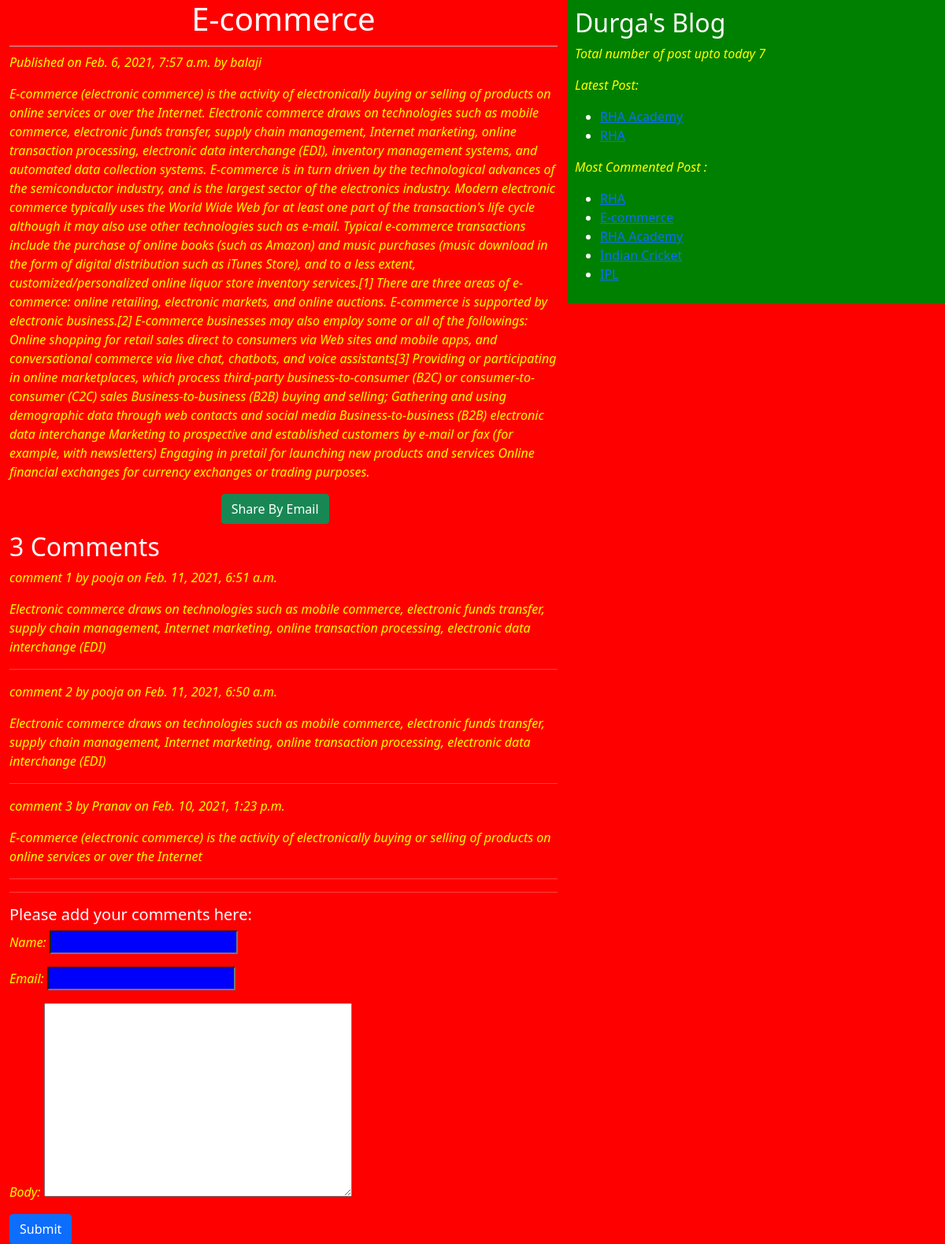
Screenshot of /2021/02/06/e-commerce/ with the database file from the repository.
### blog/models.py (models this page shows, shortened)
class Post(models.Model):
    STATUS_CHOICES = (('draft','Draft'),('published','Published'))
    title = models.CharField(max_length=250)
    status = models.CharField(max_length=9,choices=STATUS_CHOICES,default='draft')
    author = models.ForeignKey(User,related_name='blog_post',on_delete=models.DO_NOTHING)
    slug = models.SlugField(max_length=250,unique_for_date='publish')
    body = models.TextField()
    publish = models.DateTimeField(default=timezone.now)
    created = models.DateTimeField(auto_now_add=True)
    updated = models.DateTimeField(auto_now=True)
    objects = CustomManager()
    tags = TaggableManager()
    class Meta:
        ordering = ('-publish',)
    def get_absolute_url(self):
        return reverse('post_detail',args=[self.publish.year, self.publish.strftime('%m'), self.publish.strftime('%d'), self.slug])

class Comment(models.Model):
    post = models.ForeignKey(Post,related_name='comments',on_delete=models.DO_NOTHING)
    name = models.CharField(max_length=20)
    email = models.EmailField()
    body = models.TextField()
    created = models.DateTimeField(auto_now_add=True)
    updated = models.DateTimeField(auto_now=True)
    active = models.BooleanField(default=True)
    class Meta:
        ordering = ('-created',)

### blog/views.py (the view)
# urls.py: url(r'^(?P<year>\d{4})/(?P<month>\d{2})/(?P<day>\d{2})/(?P<post>[-\w]+)/$',views.post_detail,name='post_detail'),
def post_detail(request,year,month,day,post):
    post_match = get_object_or_404(Post,slug=post,status='published',
                                   publish__year=year,
                                   publish__month=month,
                                   publish__day=day
                                   )
    comments = post_match.comments.filter(active=True)
    csubmit = False
    form = CommentForm()
    if request.method == 'POST':
        form = CommentForm(request.POST)
        if form.is_valid():
            new_comment = form.save(commit=False)   # get new coment but dont save in db
            new_comment.post = post_match
            new_comment.save()
            csubmit = True
    else:
         form = CommentForm()
    return render(request,'blog/post_detail.html',{'post':post_match,'form':form,'csubmit':csubmit,'comments':comments})

### blog/forms.py
class CommentForm(forms.ModelForm):
    class Meta:
        model = Comment
        fields = ('name', 'email' ,'body')

### blog/models.py (called while the page is built)
    def get_queryset(self):
        return super().get_queryset().filter(status="published")

### blog/templatetags/blog_tags.py (called while the page is built)
@register.simple_tag(name='count_tag')
def total_post():
    return Post.objects.count()

@register.inclusion_tag('blog/latest_post123.html')
def show_latest_post(count=3):
    latest_post = Post.objects.order_by('-publish')[:count]
    return {'latest_post':latest_post}

@register.inclusion_tag('blog/latest_post123.html')
def most_commented_post(count=5):
    most_Commented_post =  Post.objects.annotate(total_comments = Count('comments')).order_by('-total_comments')[:count]
    return {'latest_post':most_Commented_post}

### Templates/blog/post_detail.html (shortened to what this page needs)
<!DOCTYPE html>
{% extends 'blog/Base.html' %}
{% block container %}
        <h1>{{post.title}}</h1>
                <p>Published on {{post.publish}} by {{post.author}}</p>
        <p>{{post.body}}</p>
        <div class="container" align="Right">
                <a href="/{{post.id}}/share" class="btn btn-primary btn-success">Share By Email</a>
        </div><br><br>
       {% with comments.count as comment_count %}
                <h2>{{comment_count}} Comment{{comment_count|pluralize}}</h2>
       {% endwith %}
        {% if comments %}
                {% for comment in comments %}
                        <p>comment {{forloop.counter }} by {{comment.name}} on {{comment.created}} </p>
                        <p>{{comment.body|linebreaks}}</p>
                        <hr>
                {% endfor %}
        {% else %}
                <h4>No Comments found..!!</h4>
        {% endif %}
        <hr>
        {% if csubmit %}
                <p>Your Comment added Successfully </p>
        {% else %}
                <h5>Please add your comments here:</h5>
                <form method="post">
                        {{form.as_p}}
                        <input type="submit" class="btn btn-primary ">
                </form>
        {% endif %}
{% endblock %}

### Templates/blog/latest_post123.html
<ul>
    {% for post in latest_post %}
        <li> <a href="{{post.get_absolute_url}}"> {{post.title}}</a></li>
    {% endfor %}
</ul>

### static/css/blog.css (style rules this page uses)
.container { width:60%; float:left; padding: 0 0 0 30p; background:red; height:100%; }
p { font-style:italic; color:yellow; }
h1 { text-align: center; border-bottom: 1px solid #bbb; padding-bottom:10px; }
a { color:#0bff207; }
body { color:white; background:red; }
input { background:blue; color:white; }

### rows the page displays
Post: publish "Feb. 6, 2021, 7:57 a.m.", author "balaji", body "E-commerce (electronic commerce) is the activity of electronically buying or selling of products on online services or over the Internet. Electronic commerce draws on technologies such as mobile commerce, electronic funds transfer, supply chain management, Internet marketing, online transaction processing, electronic data interchange (EDI), inventory management systems, and automated data collection systems. E-commerce is in turn driven by the technological advances of the semiconductor industry, and is the largest sector of the electronics industry. Modern electronic commerce typically uses the World Wide Web for at least one part of the transaction's life cycle although it may also use…", title "E-commerce"
Comment: name "pooja", created "Feb. 11, 2021, 6:51 a.m.", body "Electronic commerce draws on technologies such as mobile commerce, electronic funds transfer, supply chain management, Internet marketing, online transaction processing, electronic data interchange (EDI)"
Comment: name "pooja", created "Feb. 11, 2021, 6:50 a.m.", body "Electronic commerce draws on technologies such as mobile commerce, electronic funds transfer, supply chain management, Internet marketing, online transaction processing, electronic data interchange (EDI)"
Comment: name "Pranav", created "Feb. 10, 2021, 1:23 p.m.", body "E-commerce (electronic commerce) is the activity of electronically buying or selling of products on online services or over the Internet"
Post: title "RHA Academy"
Post: title "RHA"
Post: title "Indian Cricket"
Post: title "IPL"

### other values shown
{{ comment_count }} "3"
